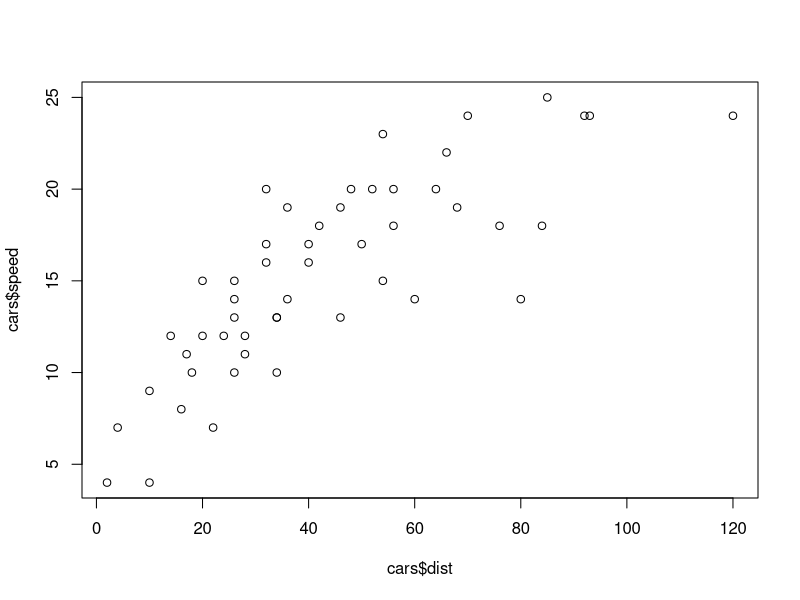
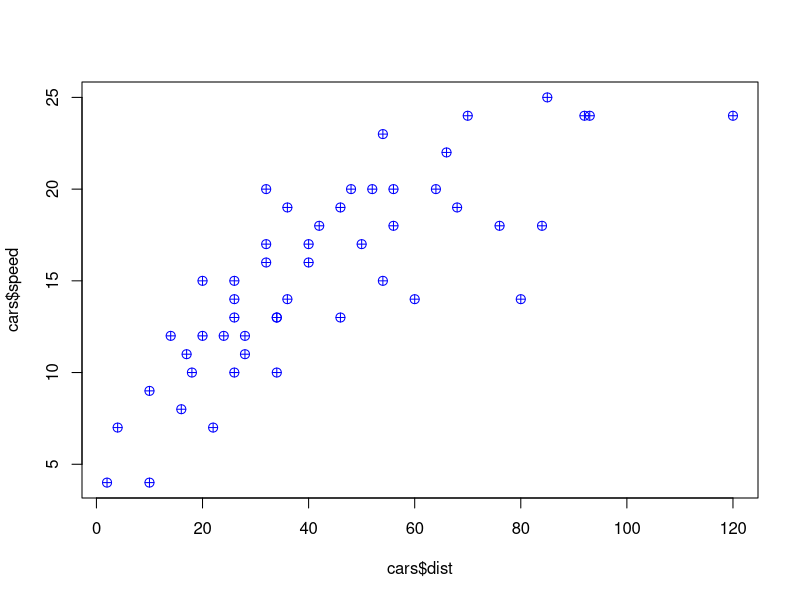
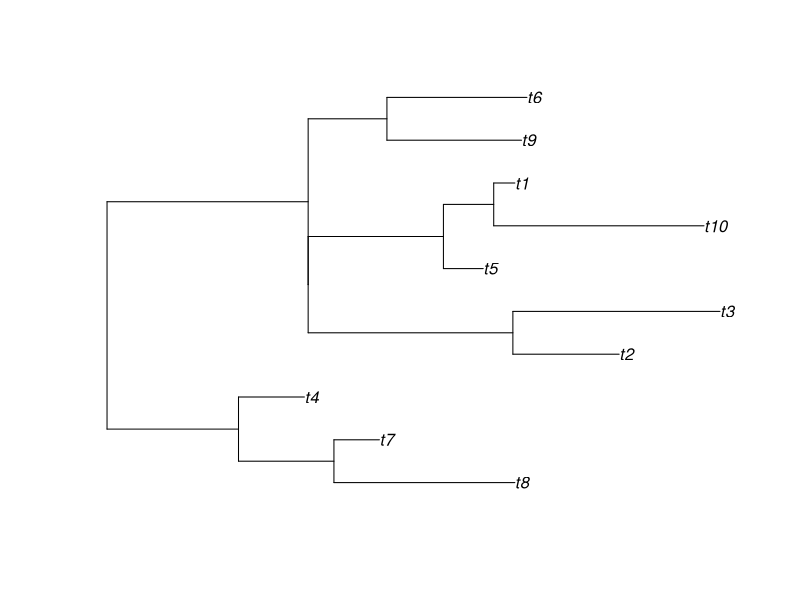
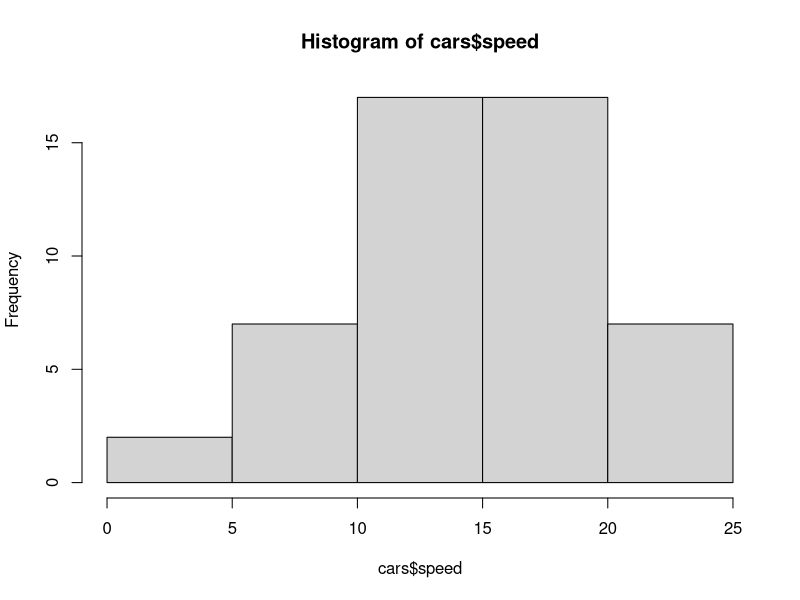
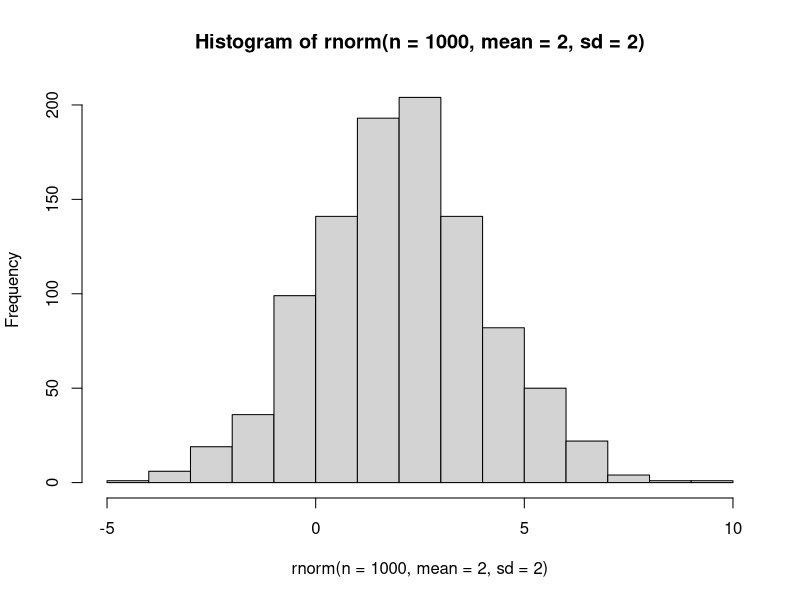
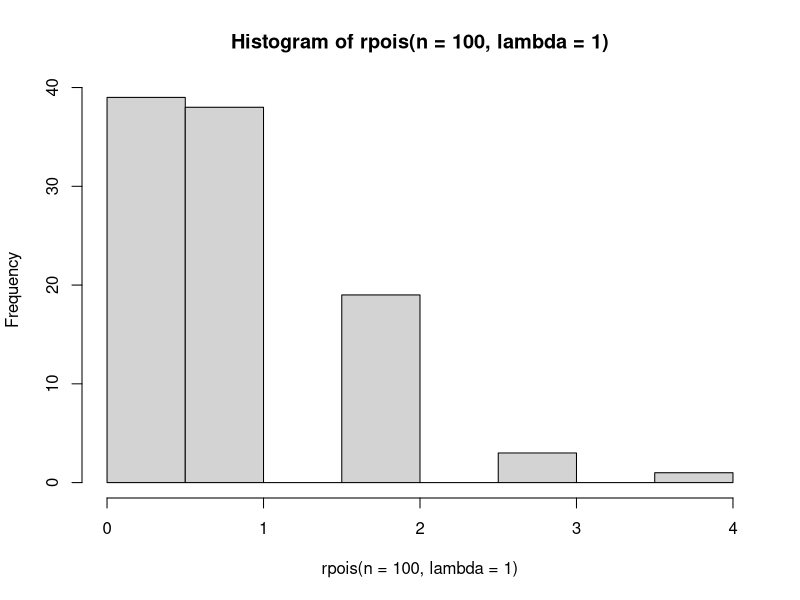
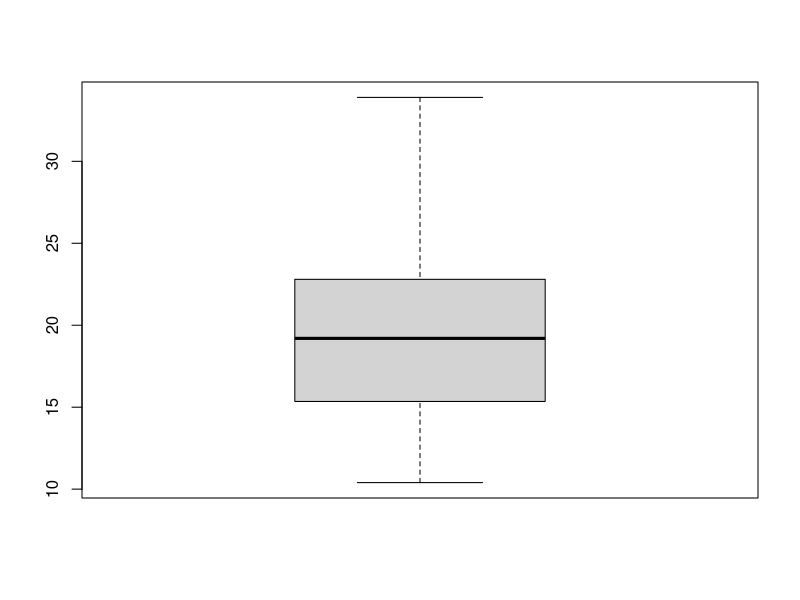
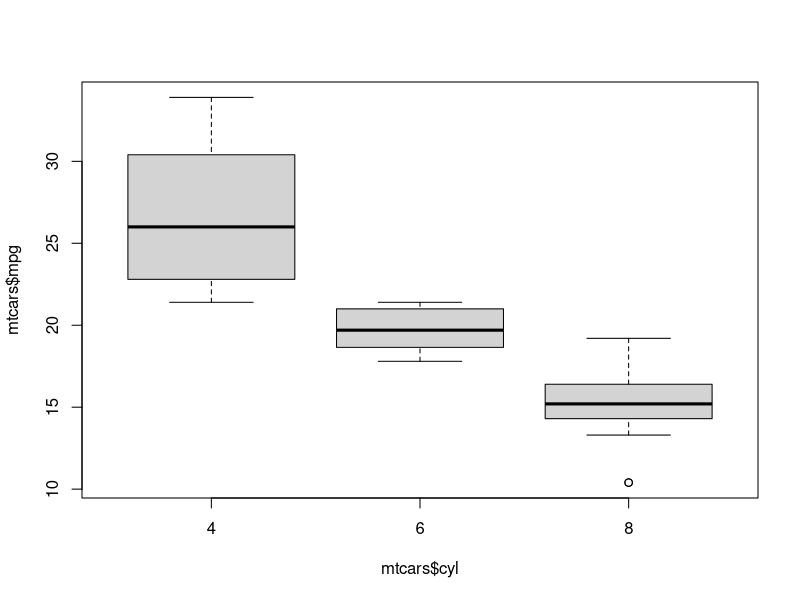

Write R code to recreate these figures, in order.
## ---- chunk 1
knitr::opts_chunk$set(echo = TRUE)
## ---- chunk 2
plot(cars$dist, cars$speed)
plot(cars$dist, cars$speed, pch = 10, cex = 1.2, col = "blue")
## ---- chunk 3
if(!require("ape")) install.packages("ape")
tree = ape::rtree(n = 10)
plot(tree)
## ---- chunk 4
hist(cars$speed)
hist(rnorm(n = 1000, mean = 2, sd = 2))
hist(rpois(n = 100, lambda = 1))
## ---- chunk 5
boxplot(mtcars$mpg)
boxplot(mtcars$mpg ~ mtcars$cyl)
## ---- chunk 6
head(iris)
## ---- chunk 7
library(ggplot2)
ggplot(data = iris) # nothing yet
ggplot(data = iris) +
  geom_point(aes(x = Sepal.Length, y = Sepal.Width))
# can also set aes() within ggplot()
# this is ** Global setting **
ggplot(data = iris, aes(x = Sepal.Length, y = Sepal.Width)) + 
  geom_point()
# increase point size
myplot <- ggplot(data = iris, aes(x = Sepal.Length, y = Sepal.Width))
myplot + geom_point(size = 3)
# add color
myplot + geom_point(aes(color = Species), size = 3)
# different shape?
myplot + geom_point(aes(color = Species, shape = Species), size = 3)
## ---- chunk 8
set.seed(123)
d <- diamonds[sample(1:nrow(diamonds), 1000), ]
## ---- chunk 9
ggplot(data = d, aes(x = carat, y = price, color = color)) +
  geom_point()
## ---- chunk 10
boxplot(mtcars$mpg ~ mtcars$cyl)
ggplot(mtcars, aes(x = as.factor(cyl), y = mpg)) +
  geom_boxplot()
hist(d2 <- rnorm(n = 1000, mean = 2, sd = 2))
# ggplot2 must work with a data frame, not a vector!
ggplot(as.data.frame(d2), aes(x = d2)) +
  geom_histogram()
ggplot(as.data.frame(d2), aes(x = d2)) +
  geom_histogram(binwidth = 1, color = "lightblue")
ggplot(as.data.frame(d2), aes(x = d2)) +
  geom_histogram(binwidth = 1, color = "lightblue", fill = "blue")
## ---- chunk 11
library(dplyr, warn.conflicts = FALSE)
group_by(iris, Species) %>% summarise(l = sum(Sepal.Length))
# bar plot
ggplot(iris, aes(Species, Sepal.Length)) +
  geom_col()

(d3 <- tidyr::pivot_longer(iris, -Species))
ggplot(d3, aes(x = Species, y = value, fill = name)) +
  geom_col()

ggplot(d3, aes(x = Species, y = value, fill = name)) +
  geom_col(position = "dodge")
## ---- chunk 12
ggplot(d3, aes(x = name, y = value, fill = Species)) +
  geom_col(position = "dodge")
## ---- chunk 13
# density plot
head(faithful)
ggplot(faithful, aes(x = waiting)) + geom_histogram()
ggplot(faithful, aes(x = waiting)) + geom_density()
ggplot(faithful, aes(x = waiting)) +
  geom_density(fill = "blue", alpha = 0.3)
## ---- chunk 14
library(RColorBrewer)
display.brewer.all()
ggplot(d3, aes(x = Species, y = value, fill = name)) +
  geom_col(position = "dodge") +
  scale_fill_brewer(palette = "Set1")
ggplot(d3, aes(x = Species, y = value, fill = name)) +
  geom_col(position = "dodge") +
  scale_fill_viridis_d()
ggplot(d3, aes(x = Species, y = value, fill = name)) +
  geom_col(position = "dodge") +
  scale_fill_viridis_d(option = "magma")
## ---- chunk 15
ggplot(iris, aes(Sepal.Length, Sepal.Width, color = Species)) +
  geom_point() +
  facet_grid(Species ~ .)
ggplot(iris, aes(Sepal.Length, Sepal.Width, color = Species)) +
  geom_point() +
  facet_grid(Species ~ .) +
  theme(legend.position = "none") # remove legend
ggplot(iris, aes(Sepal.Length, Sepal.Width, color = Species)) +
  geom_point() +
  facet_grid(. ~ Species) +
  theme(legend.position = "none") # remove legend
ggplot(iris, aes(Sepal.Length, Sepal.Width, color = Species)) +
  geom_point() +
  facet_wrap(~ Species) +
  theme(legend.position = "none") # remove legend
## ---- chunk 16
ggplot(iris, aes(Sepal.Length, Sepal.Width, color = Species)) +
  geom_point() +
  geom_smooth(method = "lm")
ggplot(iris, aes(Sepal.Length, Sepal.Width, color = Species)) +
  geom_point() +
  geom_smooth(method = "lm") +
  facet_wrap(~ Species) +
  theme(legend.position = "none") # remove legend
## ---- chunk 17
ggplot(iris, aes(Sepal.Length, Sepal.Width, color = Species)) +
  geom_point() +
  geom_smooth(method = "lm") +
  facet_wrap(~ Species) +
  labs(x = "Species length",
       y = "Sepal width",
       color = "Species names") +
  theme(legend.position = "bottom", 
        legend.key = element_rect(fill = NA),
        strip.background = element_rect(fill = NA)
        ) 

p = ggplot(iris, aes(Sepal.Length, Sepal.Width, color = Species)) +
  geom_point()
p + theme_bw() # comes with ggplot2
p + theme_dark()
p + theme_void()
p + theme_minimal()
## ---- chunk 18
library(ggthemes)
p + ggthemes::theme_excel()
p + ggthemes::theme_wsj()
p + ggthemes::theme_economist()
p + ggthemes::theme_solarized()
